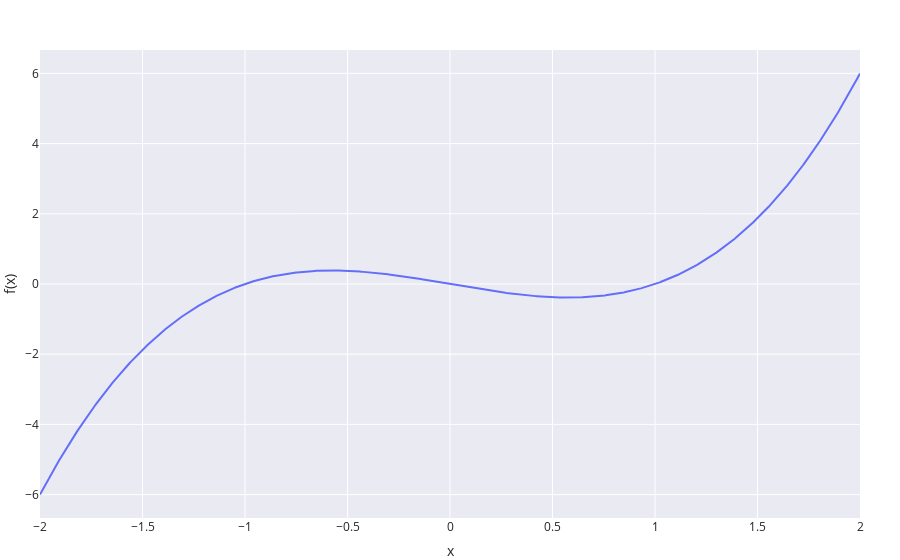

Notebook code for this chart:
### Markdown cell above
## Question 2.1

Sketch 𝑦=𝑥^3−𝑥

### Code cell
backend = spb.PB
x = sp.Symbol('x')
f = x**3-x
p = spb.plot( f, (x, -2, +2), backend=backend )
df = f.diff(x)

text_Q21 = [
    r'\textrm{Zeros of }' 
    rf'{sp.latex(f)} &= {sp.latex(sp.solveset(f, x))}' ,
    
    r'\textrm{Extrema of }' 
    rf'{sp.latex(f)} &= {sp.latex(sp.solveset(df, x))}' 
]

print_aligned_latex_equations(*text_Q21)

### Figure 1 — Plotly figure (JSON) as saved in the notebook; plotly's stock layout.template omitted (floating-point values rounded to 4 significant figures; data arrays with more than 128 entries replaced by an {"elided": "..."} marker saying what was removed)
{"data": [{"line": {"color": "#636EFA"}, "mode": "lines", "name": "x**3 - x", "showlegend": true, "type": "scatter", "x": {"elided": "1000 float values"}, "y": {"elided": "1000 float values"}}], "layout": {"margin": {"b": 0, "l": 0, "r": 40, "t": 50}, "polar": {"angularaxis": {"direction": "counterclockwise", "rotation": 0}}, "scene": {"aspectratio": {}, "camera": {}, "xaxis": {"showgrid": true, "title": {"text": "x"}, "visible": true, "zeroline": true}, "yaxis": {"showgrid": true, "title": {"text": "f(x)"}, "visible": true, "zeroline": true}, "zaxis": {"showgrid": true, "title": {"text": ""}, "visible": true, "zeroline": true}}, "showlegend": false, "title": {"text": "<b></b>", "x": 0.5}, "xaxis": {"constrain": "domain", "showgrid": true, "title": {"text": "x"}, "visible": true, "zeroline": true}, "yaxis": {"showgrid": true, "title": {"text": "f(x)"}, "visible": true, "zeroline": true}}}
